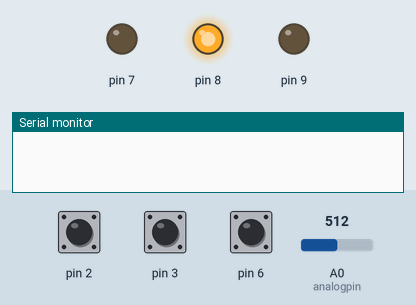
Recording of a sketch running on a simulated Arduino Uno, built with avr-gcc and run on an emulated ATmega328P. On the bench: output pins drawn as LEDs (lit = HIGH), the last lines printed to the serial monitor. The test bench sets the inputs (shaded band); at power-on: A0 (analogpin) = 512, pin 2 HIGH, pin 3 HIGH, pin 6 HIGH.

Above: at 1.2 s.
1.3 s: A0 (analogpin) set to 531
At 1.6 s:
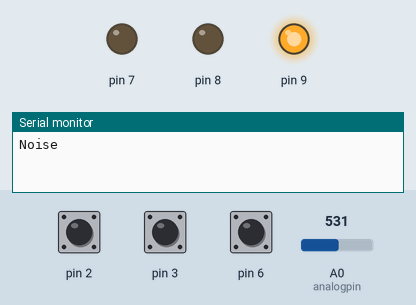
2.8 s: pin 2 pulled LOW for 1 s
At 4.1 s:
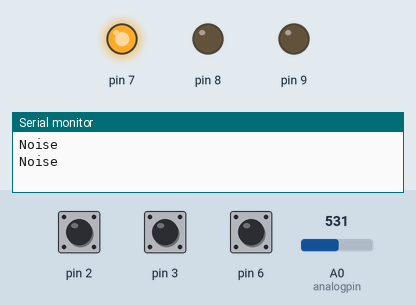
5.8 s: A0 (analogpin) set to 716
At 6.3 s:
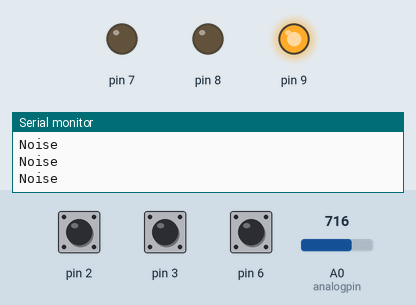
7.3 s: A0 (analogpin) set to 511
At 9.0 s:
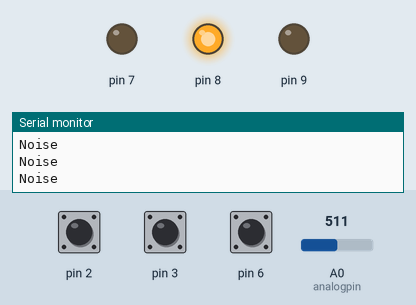
Timing chart, 0 to 10.3 s (numbered marks = the images above; inputs shaded):
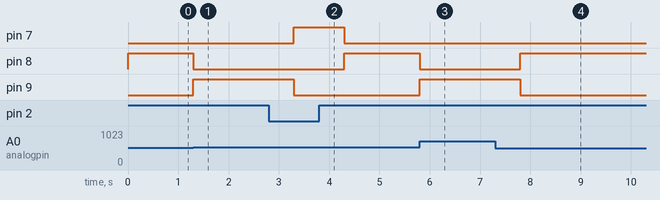

Measured:
- the behaviour switches between 512 and 513 on A0 (analogpin) (found by bisection; images 0 and 1)
- after the input at 1.3 s, pin 8: HIGH → LOW at once; pin 9: LOW → HIGH at once
- after the input at 2.8 s, pin 7: LOW → HIGH after 0.50 s, → LOW 1.0 s later; pin 8: LOW → HIGH after 1.5 s; pin 9: HIGH → LOW after 0.50 s
- after the input at 5.8 s, pin 8: HIGH → LOW at once; pin 9: LOW → HIGH at once
- after the input at 7.3 s, pin 8: LOW → HIGH after 0.50 s; pin 9: HIGH → LOW after 0.50 s

The sketch:

sketch_mar08a.ino
```cpp
int avg(int analogpin, int delaytime, int ledpin){
  if(ledpin != NULL){pinMode(ledpin,OUTPUT);digitalWrite(ledpin,1);}
  int avg= analogRead(analogpin);
  delay(delaytime/2);
  avg+= analogRead(analogpin);
  delay(delaytime/2);
  avg+= analogRead(analogpin);
  avg/=3;
  digitalWrite(ledpin,0);
  return(avg);

  }

void setup() {
  Serial.begin(9600);
  pinMode(9,OUTPUT);
  pinMode(8,OUTPUT);
  pinMode(7,OUTPUT);
  pinMode(2,INPUT_PULLUP);
  pinMode(3,INPUT_PULLUP);
  pinMode(6,INPUT_PULLUP);
}

void loop() {

  static bool inputflag=0;
  static int sensevity = 0;
  static int analogpin = A0;
  static int mid = avg(analogpin,0,7);

  if ((mid+sensevity) < analogRead(A0)){digitalWrite(9,1);digitalWrite(8,0);Serial.println("Noise");delay(1000);}
  else {digitalWrite(9,0);digitalWrite(8,1);}

  if(inputflag == 0){

    inputflag=1;
    if(!digitalRead(2)){digitalWrite(8,0);digitalWrite(9,0);mid = avg(analogpin,1000,7);}
    if(!digitalRead(3)){if( sensevity < 6){sensevity++;} else {sensevity = 0 ;} }

    }


  if (inputflag == 1 && ( digitalRead(2)== 1 && digitalRead(3)== 1 && digitalRead(6)== 1 ) ){inputflag = 0;}


}
```
